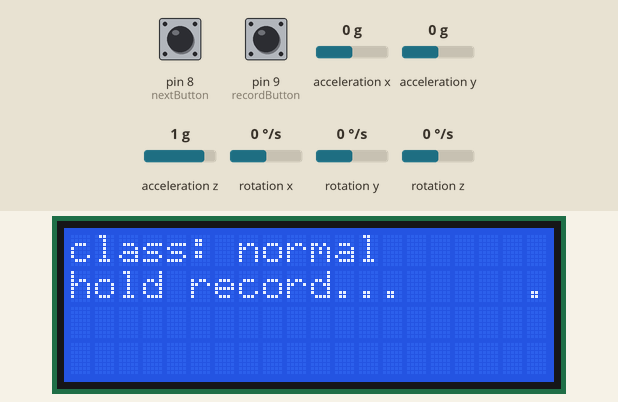
Simulated run of this sketch. Board: Arduino Uno, built with avr-gcc and run on an emulated ATmega328P. Shown: 20×4 character LCD. The inputs (shaded band) are chosen by the test bench; at power-on: pin 9 (recordButton) LOW, pin 8 (nextButton) LOW, acceleration x 0 g, acceleration y 0 g, acceleration z 1 g, rotation x 0 °/s, rotation y 0 °/s, rotation z 0 °/s. The local clock reads 2024-03-15 10:24:30 at power-on unless the sketch sets it; storage starts empty; what the sketch prints to the serial monitor is not drawn.

Above: at 3.5 s.
3.6 s: pin 9 (recordButton) pulled HIGH for 0.15 s
At 3.9 s:
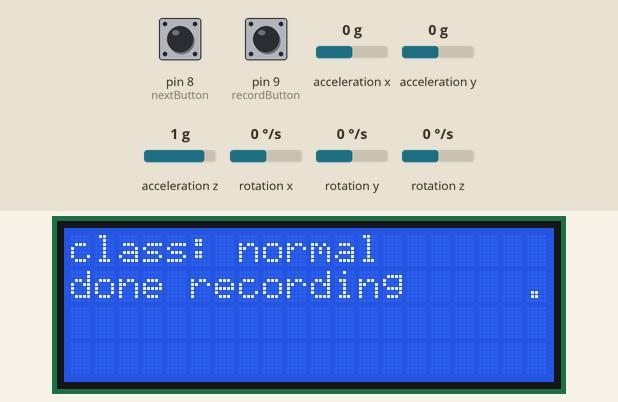
5.5 s: pin 8 (nextButton) pulled HIGH for 0.15 s
At 6.7 s:
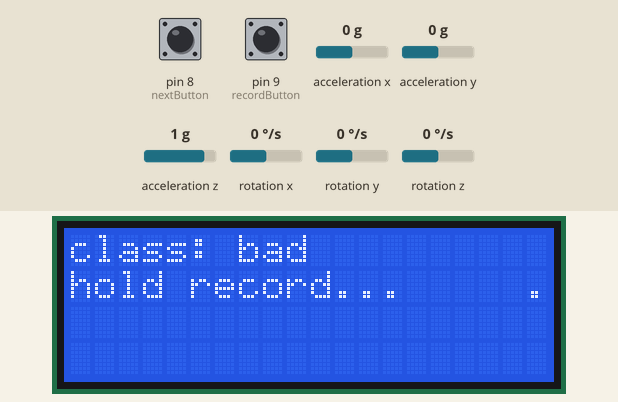
7.1 s: pin 9 (recordButton) pulled HIGH for 1 s
At 7.9 s:
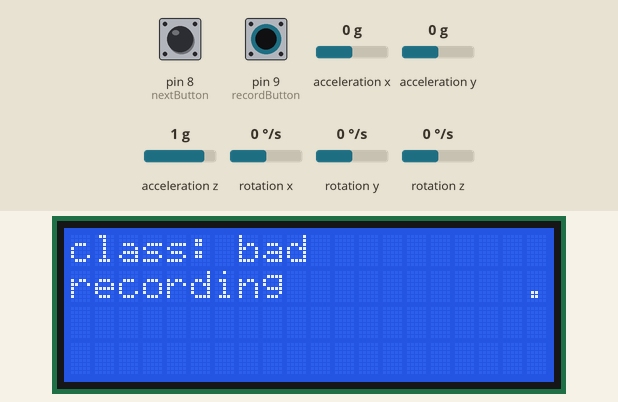
9.8 s: pin 8 (nextButton) pulled HIGH for 1 s
At 11.2 s:
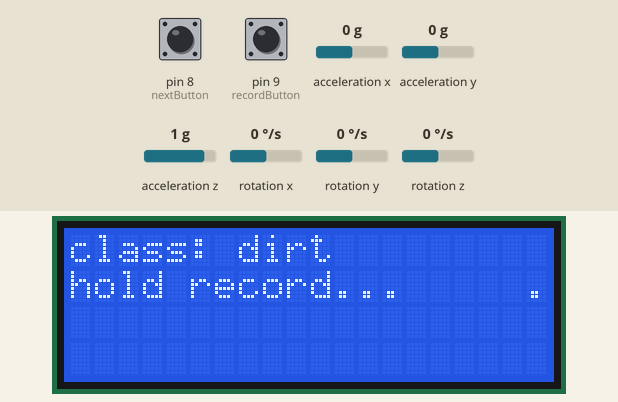
12.3 s: pin 9 (recordButton) pulled HIGH for 0.15 s
At 12.6 s:
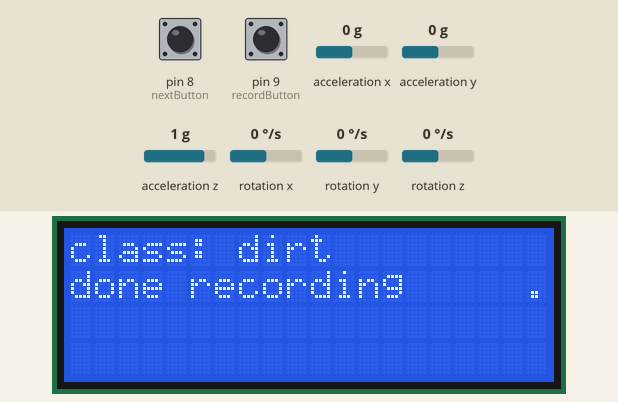
14.2 s: pin 8 (nextButton) pulled HIGH for 0.15 s
At 15.1 s:
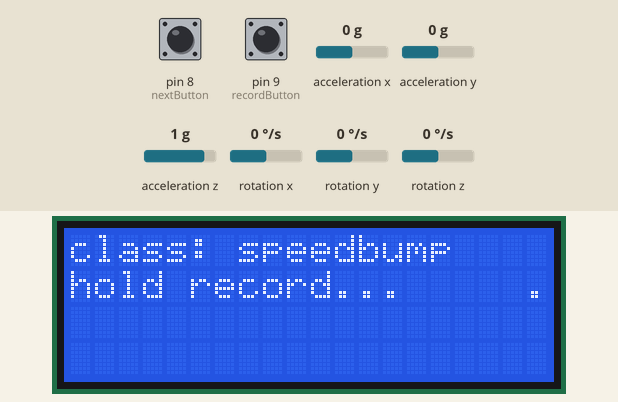
Timing chart, 0 to 16.8 s (numbered marks = the images above; inputs shaded):
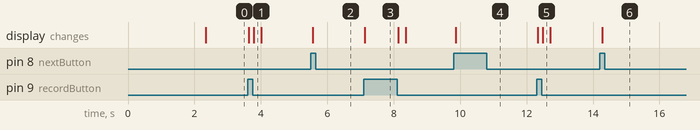

Measured:
- after the input at 3.6 s, the display: first changes at once (image 1 shows a later state)
- after the input at 5.5 s, the display: changes after 0.06 s (image 2)
- after the input at 7.1 s, the display: changes at once (image 3)
- after the input at 9.8 s, the display: changes after 0.06 s (image 4)
- after the input at 12.3 s, the display: first changes at once (image 5 shows a later state)
- after the input at 14.2 s, the display: changes after 0.08 s (image 6)

The sketch:

main.ino
```cpp
#include <SPI.h>
#include <SD.h>
#include <Wire.h>
#include "DS3231.h"
#include <LiquidCrystal_I2C.h>
#include "CurieIMU.h"

LiquidCrystal_I2C lcd(0x27,20,4);  // set the LCD address to 0x27 for a 16 chars and 2 line display
RTClib RTC;

const unsigned int sampleRateHZ = 500;
const int chipSelect = 10;
const int nextButton = 8;
const int recordButton = 9;
const char *classList[] = {"normal", "bad", "dirt", "speedbump", "suddenstop", "suddenaccl"};

unsigned long lastDebounceTime = 0;  // the last time the output pin was toggled
unsigned long debounceDelay = 30;    // the debounce time; increase if the output flickers

int buttonState;             // the current reading from the input pin
int lastButtonState = LOW;   // the previous reading from the input pin
bool gotError = false;
int currentClass = 0;

void setup() {
  Serial.begin(9600);

  lcd.init();
  lcd.backlight();

  pinMode(nextButton, INPUT);
  pinMode(recordButton, INPUT);

  Wire.begin();

  lcdWrite(1, "Initializing...");

  if (!SD.begin(chipSelect)) {
    Serial.println("SD Card failed");
    lcdWrite(2, "SD Card failed");
    gotError = true;
    return;
  }

  if (!CurieIMU.begin()) {
    lcdWrite(2, "IMU Failed");
    gotError = true;
    return;
  }

  lcdWrite(2, "About to calib");
  delay(2000);

  // The board must be resting in a horizontal position for
  // the following calibration procedure to work correctly!
  lcdWrite(2, "Calibrating Gyro...");
  CurieIMU.autoCalibrateGyroOffset();
  lcdWrite(2, "Done.");

  lcdWrite(2, "Calibrating Accel...");
  CurieIMU.autoCalibrateAccelerometerOffset(X_AXIS, 0);
  CurieIMU.autoCalibrateAccelerometerOffset(Y_AXIS, 0);
  CurieIMU.autoCalibrateAccelerometerOffset(Z_AXIS, 1);
  lcdWrite(2, "Done.");
  Serial.println(" Done");

  CurieIMU.setAccelerometerRate(sampleRateHZ);
  CurieIMU.setAccelerometerRange(2);

  lcdWrite(1, "class: " + String(classList[currentClass]));
  lcdWrite(2, "hold record...");
}

void lcdWrite (int line, String msg) {
  lcd.setCursor(0, line-1);
  lcd.print("                   ");
  lcd.setCursor(0, line-1);
  lcd.print(msg);
}

void loop () {
  delay(10);

  if (gotError) {
    return;
  }

  int reading = digitalRead(nextButton);

  if (reading != lastButtonState) {
    lastDebounceTime = millis();
  }

  if ((millis() - lastDebounceTime) > debounceDelay) {
    if (reading != buttonState) {
      buttonState = reading;

      if (buttonState == HIGH) {
        currentClass = (currentClass + 1) % (sizeof(classList) / sizeof(classList[0]));
        lcdWrite(1, "class: " + String(classList[currentClass]));
      }
    }
  }

  lastButtonState = reading;

  if (digitalRead(recordButton)) {
      lcdWrite(2, "recording");
      DateTime now = RTC.now();
      String filename = String(now.year()).substring(2) + "_" + String(now.month()) + "_" + String(now.day()) + ".csv";
      String unix = String(now.unixtime());
      String output;
      int raw[6];

      File outputFile = SD.open(filename, FILE_WRITE);

      if (!outputFile) {
        lcdWrite(1, "Error opening file.");
        gotError = true;
        return;
      }

      while (digitalRead(recordButton) == HIGH) {
        if (CurieIMU.dataReady()) {
          CurieIMU.readMotionSensor(raw[0], raw[1], raw[2], raw[3], raw[4], raw[5]);
          output = unix + "," + String(raw[0]) + "," + String(raw[1]) + "," + String(raw[2]) + "," + String(raw[3]) + "," + String(raw[4]) + "," + String(raw[5]) + "," + String(currentClass);

          int wrote = outputFile.println(output);

          if (!wrote) {
            lcdWrite(1, "Error writing");
            lcdWrite(2, "to file");
            gotError = true;
            return;
          }
        }
      }

      int wrote = outputFile.println("--------");

      if (!wrote) {
        lcdWrite(1, "Error writing");
        lcdWrite(2, "to file");
        gotError = true;
        return;
      }

      outputFile.close();
      lcdWrite(2, "done recording");
      delay(200);
      lcdWrite(2, "hold record...");
  }
}
```
